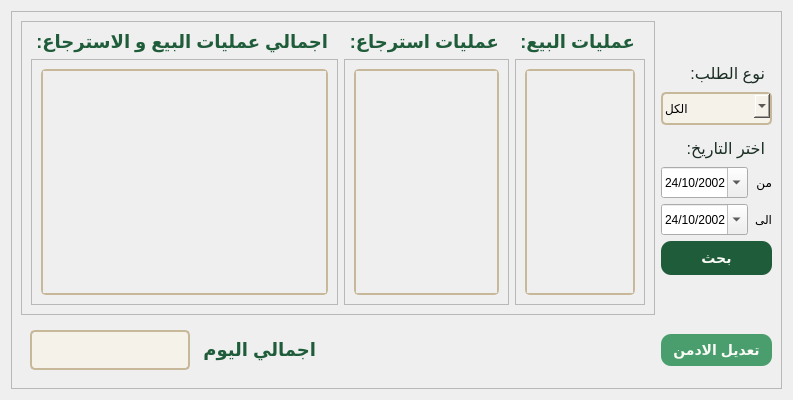
      <widget class="QWidget" name="admin_form">
       <layout class="QGridLayout" name="gridLayout_20">
        <item row="0" column="0">
         <widget class="QFrame" name="frame">
          <property name="styleSheet">
           <string notr="true">#control_frame{background-color:#FAFAF6;border:none;border-radius:5px;}#opType{padding:2px;border:1.5px solid #C8B89A;border-radius:5px;}#opType::hover{background-color:#E8EDE5;border:none;}#OPsearch{font-size:14px;background-color:#1E5C3A;color:#FAFAF6;border-radius:10px;font-weight:bold;padding:2px;}#OPsearch::hover{background-color:#2D7A50;}QComboBox::down-arrow{image:url(:/cashRegisterSystem2/media/arrow-down.png);}#date_search::hover{background-color:#E8EDE5;}#date_search{padding:2px;border:1.5px solid #C8B89A;border-radius:5px;}QPushButton::hover{background-color:#E8EDE5;}#day_total_income{border:2px solid #C8B89A;border-radius:5px;background-color:#F5F2EA;}QPlainTextEdit,QLineEdit{background:transparent;border:none;border-bottom:1px solid #C8B89A;font-size:15px;color:#1A2E23;}QComboBox::hover{background-color:#E8EDE5;border:none;}QComboBox{background:#F5F2EA;border:1.5px solid #C8B89A;border-radius:5px;padding:2px;margin-bottom:5px;}#controllingPrice{border:1.5px solid #C8B89A;border-radius:7px;}#controllingQuantity{border:1.5px solid #C8B89A;border-radius:7px;}#controllingProducts{border:1.5px solid #C8B89A;border-radius:7px;}#controllingCategories{border:1.5px solid #C8B89A;border-radius:7px;}#categoryName{background:transparent;border:none;border-bottom:1px solid #C8B89A;font-size:15px;color:#1A2E23;}QPushButton{font-size:14px;background-color:#1E5C3A;color:#FAFAF6;border-radius:10px;font-weight:bold;padding:1px;}</string>
          </property>
          <property name="frameShape"><enum>QFrame::StyledPanel</enum></property>
          <property name="frameShadow"><enum>QFrame::Raised</enum></property>
          <layout class="QGridLayout" name="gridLayout_21">
           <item row="0" column="0">
            <widget class="QFrame" name="frame_4">
             <property name="frameShape"><enum>QFrame::StyledPanel</enum></property>
             <property name="frameShadow"><enum>QFrame::Raised</enum></property>
             <layout class="QGridLayout" name="gridLayout_44">
              <item row="0" column="2"><widget class="QLabel" name="label_23"><property name="styleSheet"><string notr="true">font-size:18px;font-weight:bold;margin-right:5px;color:#1E5C3A;</string></property><property name="text"><string>عمليات البيع:</string></property></widget></item>
              <item row="1" column="1">
               <widget class="QFrame" name="return_operations_frame">
                <property name="styleSheet"><string notr="true">#scrollArea_6{border:2px solid #C8B89A;border-radius:5px;background-color:#F5F2EA;}</string></property>
                <property name="frameShape"><enum>QFrame::StyledPanel</enum></property>
                <property name="frameShadow"><enum>QFrame::Raised</enum></property>
                <layout class="QGridLayout" name="gridLayout_47">
                 <item row="0" column="0"><widget class="QScrollArea" name="scrollArea_6"><property name="widgetResizable"><bool>true</bool></property><widget class="QWidget" name="return_operations_contents"><property name="geometry"><rect><x>0</x><y>0</y><width>96</width><height>26</height></rect></property><layout class="QGridLayout" name="gridLayout_48"><item row="0" column="0"><layout class="QVBoxLayout" name="return_VLayout"/></item></layout></widget></widget></item>
                </layout>
               </widget>
              </item>
              <item row="0" column="1"><widget class="QLabel" name="label_25"><property name="styleSheet"><string notr="true">font-size:18px;font-weight:bold;margin-right:5px;color:#1E5C3A;</string></property><property name="text"><string>عمليات استرجاع:</string></property></widget></item>
              <item row="0" column="0"><widget class="QLabel" name="label_24"><property name="styleSheet"><string notr="true">font-size:18px;font-weight:bold;margin-right:5px;color:#1E5C3A;</string></property><property name="text"><string>اجمالي عمليات البيع و الاسترجاع:</string></property></widget></item>
              <item row="1" column="2">
               <widget class="QFrame" name="sell_operations_frame">
                <property name="styleSheet"><string notr="true">#scrollArea_5{border:2px solid #C8B89A;border-radius:5px;background-color:#F5F2EA;}</string></property>
                <property name="frameShape"><enum>QFrame::StyledPanel</enum></property>
                <property name="frameShadow"><enum>QFrame::Raised</enum></property>
                <layout class="QGridLayout" name="gridLayout_45">
                 <item row="0" column="0"><widget class="QScrollArea" name="scrollArea_5"><property name="widgetResizable"><bool>true</bool></property><widget class="QWidget" name="sell_operations_contents"><property name="geometry"><rect><x>0</x><y>0</y><width>96</width><height>26</height></rect></property><layout class="QGridLayout" name="gridLayout_46"><item row="0" column="0"><layout class="QVBoxLayout" name="sell_VLayout"/></item></layout></widget></widget></item>
                </layout>
               </widget>
              </item>
              <item row="1" column="0">
               <widget class="QFrame" name="total_operations_frame">
                <property name="styleSheet"><string notr="true">#scrollArea_7{border:2px solid #C8B89A;border-radius:5px;background-color:#F5F2EA;}</string></property>
                <property name="frameShape"><enum>QFrame::StyledPanel</enum></property>
                <property name="frameShadow"><enum>QFrame::Raised</enum></property>
                <layout class="QGridLayout" name="gridLayout_49">
                 <item row="0" column="0"><widget class="QScrollArea" name="scrollArea_7"><property name="widgetResizable"><bool>true</bool></property><widget class="QWidget" name="total_operations_contents"><property name="geometry"><rect><x>0</x><y>0</y><width>96</width><height>26</height></rect></property><layout class="QGridLayout" name="gridLayout_50"><item row="0" column="0"><layout class="QVBoxLayout" name="total_VLayout"/></item></layout></widget></widget></item>
                </layout>
               </widget>
              </item>
             </layout>
            </widget>
           </item>
           <item row="0" column="1">
            <layout class="QVBoxLayout" name="verticalLayout_9">
             <item><spacer name="verticalSpacer_5"><property name="orientation"><enum>Qt::Vertical</enum></property><property name="sizeHint" stdset="0"><size><width>20</width><height>40</height></size></property></spacer></item>
             <item><widget class="QLabel" name="label_14"><property name="styleSheet"><string notr="true">margin:3px;font-size:16px;color:#1A2E23;</string></property><property name="text"><string>نوع الطلب:</string></property></widget></item>
             <item><widget class="QComboBox" name="opType"><property name="cursor"><cursorShape>PointingHandCursor</cursorShape></property><property name="styleSheet"><string notr="true">height:25px;</string></property><item><property name="text"><string>الكل</string></property></item><item><property name="text"><string>طلب عادي</string></property></item><item><property name="text"><string>طلب اونلاين</string></property></item><item><property name="text"><string>طلب جملة</string></property></item></widget></item>
             <item><widget class="QLabel" name="label_11"><property name="styleSheet"><string notr="true">margin:3px;font-size:16px;color:#1A2E23;</string></property><property name="text"><string>اختر التاريخ:</string></property></widget></item>
             <item><layout class="QHBoxLayout" name="horizontalLayout_4"><item><widget class="QDateEdit" name="date_search_from"><property name="cursor"><cursorShape>PointingHandCursor</cursorShape></property><property name="styleSheet"><string notr="true">height:25px;</string></property><property name="displayFormat"><string>d/M/yyyy</string></property><property name="calendarPopup"><bool>true</bool></property><property name="date"><date><year>2002</year><month>10</month><day>24</day></date></property></widget></item><item><widget class="QLabel" name="label_4"><property name="text"><string>من</string></property></widget></item></layout></item>
             <item><layout class="QHBoxLayout" name="horizontalLayout_5"><item><widget class="QDateEdit" name="date_search_to"><property name="cursor"><cursorShape>PointingHandCursor</cursorShape></property><property name="styleSheet"><string notr="true">height:25px;</string></property><property name="displayFormat"><string>d/M/yyyy</string></property><property name="calendarPopup"><bool>true</bool></property><property name="date"><date><year>2002</year><month>10</month><day>24</day></date></property></widget></item><item><widget class="QLabel" name="label_5"><property name="text"><string>الى</string></property></widget></item></layout></item>
             <item><widget class="QPushButton" name="OPsearch"><property name="cursor"><cursorShape>PointingHandCursor</cursorShape></property><property name="styleSheet"><string notr="true">height:30px;</string></property><property name="text"><string>بحث</string></property></widget></item>
             <item><spacer name="verticalSpacer_6"><property name="orientation"><enum>Qt::Vertical</enum></property><property name="sizeHint" stdset="0"><size><width>20</width><height>40</height></size></property></spacer></item>
            </layout>
           </item>
           <item row="1" column="0">
            <widget class="QFrame" name="Total_of_the_day">
             <property name="maximumSize"><size><width>16777215</width><height>70</height></size></property>
             <layout class="QGridLayout" name="gridLayout_18">
              <item row="1" column="0"><widget class="QTextBrowser" name="day_total_income"><property name="minimumSize"><size><width>160</width><height>20</height></size></property><property name="maximumSize"><size><width>100</width><height>40</height></size></property></widget></item>
              <item row="1" column="1"><widget class="QLabel" name="label_26"><property name="minimumSize"><size><width>120</width><height>0</height></size></property><property name="maximumSize"><size><width>120</width><height>40</height></size></property><property name="styleSheet"><string notr="true">font-size:18px;font-weight:bold;color:#1E5C3A;</string></property><property name="text"><string>اجمالي اليوم</string></property></widget></item>
              <item row="1" column="2"><spacer name="horizontalSpacer_22"><property name="orientation"><enum>Qt::Horizontal</enum></property><property name="sizeHint" stdset="0"><size><width>40</width><height>10</height></size></property></spacer></item>
             </layout>
            </widget>
           </item>
           <item row="1" column="1"><widget class="QPushButton" name="edit_admin"><property name="minimumSize"><size><width>100</width><height>0</height></size></property><property name="cursor"><cursorShape>PointingHandCursor</cursorShape></property><property name="styleSheet"><string notr="true">height:30px;background-color:#4A9E6E;color:#FAFAF6;</string></property><property name="text"><string>تعديل الادمن</string></property></widget></item>
          </layout>
         </widget>
        </item>
       </layout>
      </widget>
